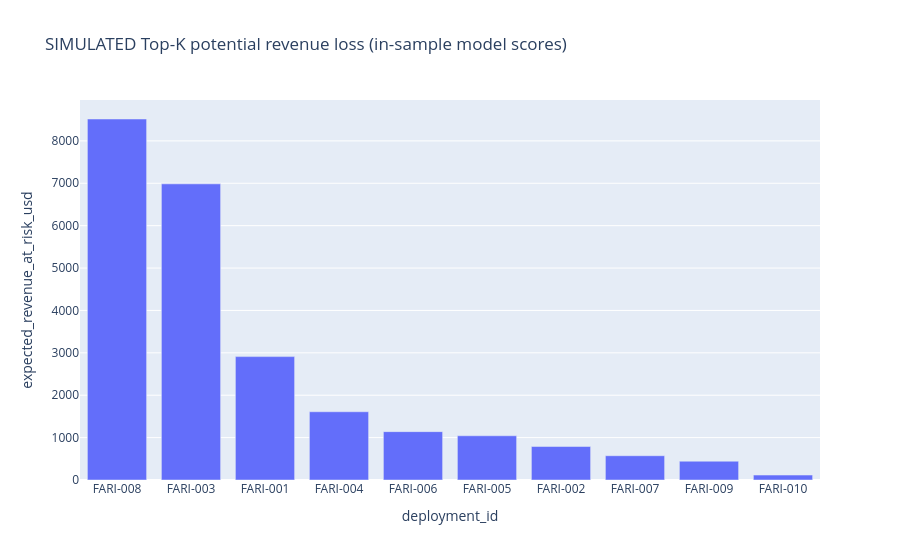

Notebook source saved alongside this figure:
### Markdown cell above
## 3. Simulated remaining LTV, revenue at risk, and Top-K

### Code cell
risk=calculate_revenue_risk(scores,contracts,"2025-09-01")
top=select_top_k(risk,k=10)
display(top[["intervention_rank","deployment_id","expected_revenue_at_risk_usd","residual_ltv_usd"]])
fig=px.bar(top,x="deployment_id",y="expected_revenue_at_risk_usd",title="SIMULATED Top-K potential revenue loss (in-sample model scores)")
fig.show()

### Figure 1 — Plotly figure (JSON) as saved in the notebook; plotly's stock layout.template omitted (floating-point values rounded to 4 significant figures)
{"data": [{"hovertemplate": "deployment_id=%{x}<br>expected_revenue_at_risk_usd=%{y}<extra></extra>", "legendgroup": "", "marker": {"color": "#636efa", "pattern": {"shape": ""}}, "name": "", "orientation": "v", "showlegend": false, "textposition": "auto", "type": "bar", "x": ["FARI-008", "FARI-003", "FARI-001", "FARI-004", "FARI-006", "FARI-005", "FARI-002", "FARI-007", "FARI-009", "FARI-010"], "xaxis": "x", "y": [8516.0, 6986.0, 2911.0, 1610.0, 1141.0, 1043.0, 789.7, 572.6, 443.3, 116.4], "yaxis": "y"}], "layout": {"barmode": "relative", "legend": {"tracegroupgap": 0}, "title": {"text": "SIMULATED Top-K potential revenue loss (in-sample model scores)"}, "xaxis": {"anchor": "y", "domain": [0.0, 1.0], "title": {"text": "deployment_id"}}, "yaxis": {"anchor": "x", "domain": [0.0, 1.0], "title": {"text": "expected_revenue_at_risk_usd"}}}}
